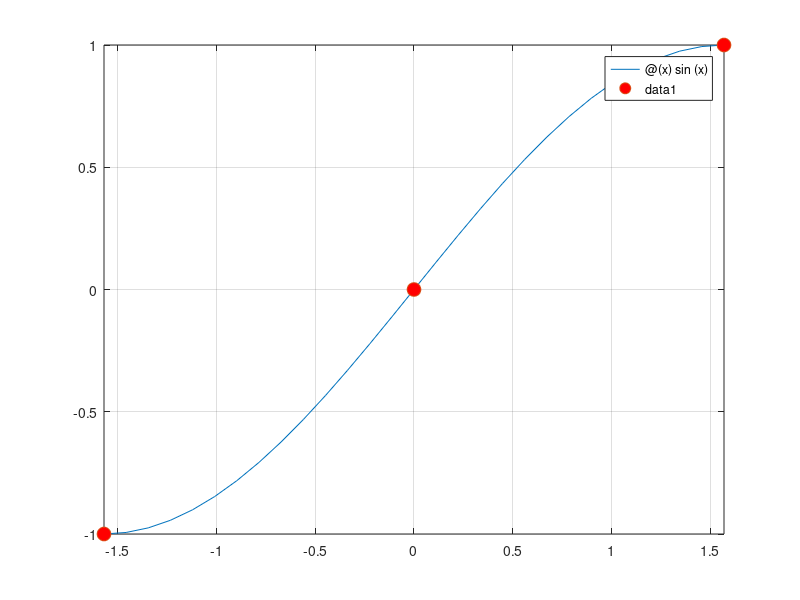

The MATLAB script that drew this image: (Note: this script raises an error after producing the figure.)
%% ex2
%%
figure(1);
f=@(x)sin(x);
n=2;
X=linspace(-pi/2,pi/2,n+1);
Y=f(X);
fplot(f,[-pi/2,pi/2]);
hold on;
grid on;
plot(X,Y,'o','MarkerFaceColor','r','Markersize',10);
xgr=linspace(-pi/2,pi/2,100);
for i=1:length(xgr)
    [S(i)]=SplineL(X,Y,xgr(i));
end
plot(xgr,S,'o','MarkerFaceColor','b','Markersize',10);
%%
figure(2);
f=@(x)sin(x);
n=4;
X=linspace(-pi/2,pi/2,n+1);
Y=f(X);
fplot(f,[-pi/2,pi/2]);
hold on;
grid on;
plot(X,Y,'o','MarkerFaceColor','r','Markersize',10);
xgr=linspace(-pi/2,pi/2,100);
for i=1:length(xgr)
    [S(i)]=SplineL(X,Y,xgr(i));
end
plot(xgr,S,'o','MarkerFaceColor','b','Markersize',10);
%%
figure(3);
f=@(x)sin(x);
n=10;
X=linspace(-pi/2,pi/2,n+1);
Y=f(X);
fplot(f,[-pi/2,pi/2]);
hold on;
grid on;
plot(X,Y,'o','MarkerFaceColor','r','Markersize',10);
xgr=linspace(-pi/2,pi/2,100);
for i=1:length(xgr)
    [S(i)]=SplineL(X,Y,xgr(i));
end
plot(xgr,S,'o','MarkerFaceColor','b','Markersize',10);
%%
f=@(x)sin(x);
n=10;
X=linspace(-pi/2,pi/2,n+1);
Y=f(X);
xgr=linspace(-pi/2,pi/2,100);
[y]=SplineLv(X,Y,xgr)